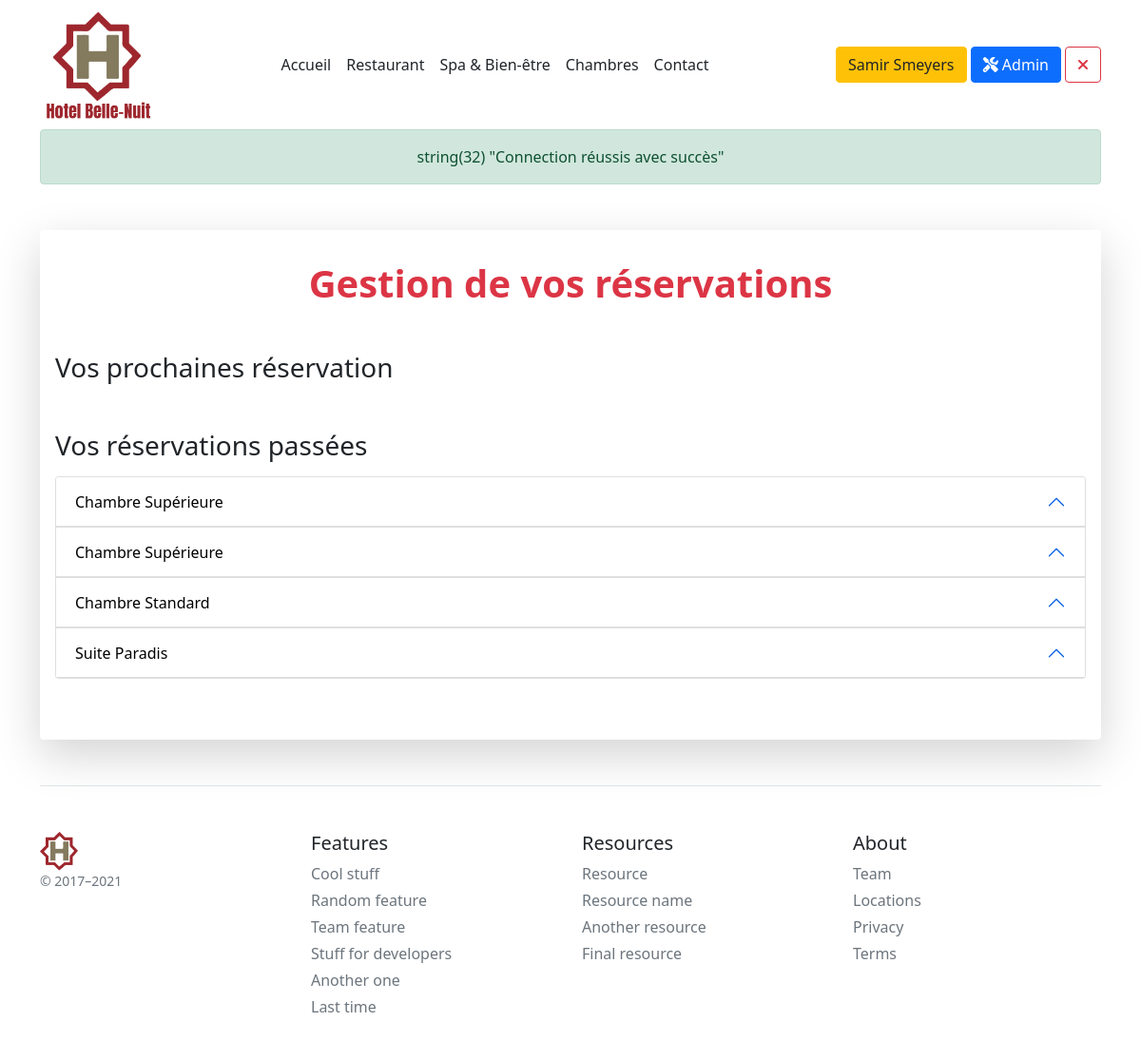
/reservationView (signed in), run on an earlier commit of the app's database.
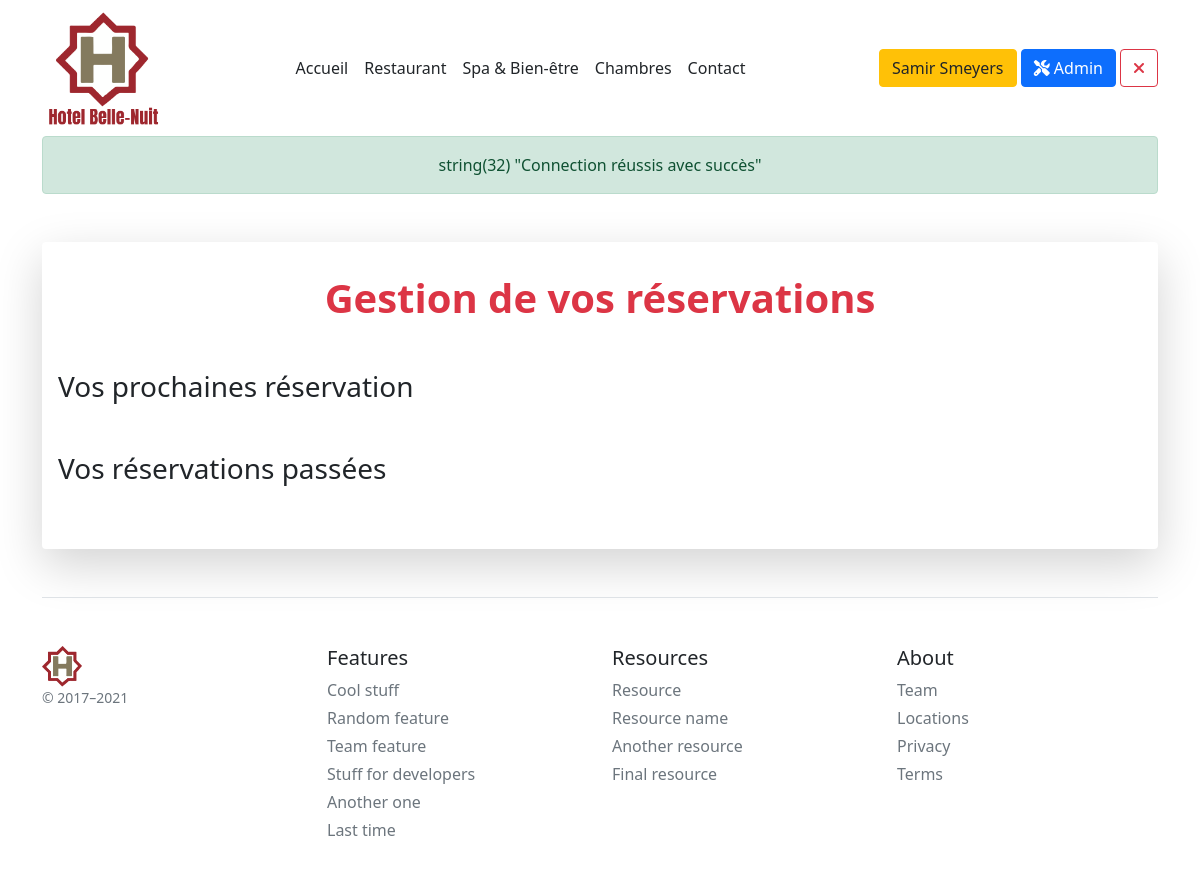
And on a later commit of the database.
### tables this page shows
CREATE TABLE `bookings` (
  `booking_id` int(11) NOT NULL,
  `id_bedroom` int(11) NOT NULL,
  `id_acc` int(11) NOT NULL,
  `cus_gender` varchar(2) NOT NULL,
  `booking_date_begin` date NOT NULL,
  `booking_arrival_time` time NOT NULL,
  `booking_date_end` date NOT NULL,
  `booking_price_total` float NOT NULL,
  `booking_comments` text NOT NULL,
  `cus_name` varchar(30) NOT NULL,
  `cus_surname` varchar(30) NOT NULL,
  `cus_address` varchar(120) NOT NULL,
  `cus_addressbox` varchar(10) NOT NULL,
  `cus_city` varchar(20) NOT NULL,
  `cus_codepostal` mediumint(9) NOT NULL,
  `cus_id_country` int(11) NOT NULL,
  `cus_phone` varchar(20) NOT NULL,
  `cus_email` varchar(255) NOT NULL,
  `booking_cancelation` tinyint(1) NOT NULL DEFAULT 0,
  `booking_validation` tinyint(1) NOT NULL DEFAULT 0
);

CREATE TABLE `bedroom` (
  `bedroom_id` int(11) NOT NULL,
  `bedroom_name` varchar(30) NOT NULL,
  `bedroom_description` text NOT NULL,
  `bedroom_bed` enum('double','twin','single') NOT NULL,
  `bedroom_priceday` int(11) NOT NULL,
  `id_roomcategory` int(11) NOT NULL
);

### models/Model.class.php (called while the page is built, shortened)
<?php
abstract class Model{
    private static $pdo;
    private static function setBdd(){
        self::$pdo = new PDO("mysql:host=localhost;dbname=hotel;charset=utf8", "root", "");
        self::$pdo->setAttribute(PDO::ATTR_ERRMODE, PDO::ERRMODE_WARNING);
    }
    protected function getBdd(){
        return self::$pdo;
    }
}

### models/FrontManager.model.php (called while the page is built, shortened)
<?php
require_once("Model.class.php");
class FrontManager extends Model
{
    public function getUpcomingReservations($accountId)
    {
        $stmt = $this->getBdd()->prepare('SELECT bookings.booking_id, bedroom.bedroom_name, bookings.booking_date_begin, bookings.booking_date_end, bookings.booking_arrival_time, bookings.booking_price_total, bookings.booking_validation, bookings.booking_cancelation
        FROM bookings
        INNER JOIN bedroom ON bookings.id_bedroom = bedroom.bedroom_id
        WHERE bookings.id_acc = :accountId AND bookings.booking_date_begin > CURDATE() AND bookings.booking_cancelation = 0');
        $stmt->bindValue(':accountId', $accountId, PDO::PARAM_INT);
        $stmt->execute();
        $upcomingReservations = $stmt->fetchAll(PDO::FETCH_ASSOC);
        return $upcomingReservations;
    }
    public function getPastReservations($accountId)
    {
        $stmt = $this->getBdd()->prepare('SELECT bookings.booking_id, bedroom.bedroom_name, bookings.booking_date_begin, bookings.booking_date_end, bookings.booking_arrival_time, bookings.booking_price_total, bookings.booking_validation, bookings.booking_cancelation
        FROM bookings
        INNER JOIN bedroom ON bookings.id_bedroom = bedroom.bedroom_id
        WHERE bookings.id_acc = :accountId AND (bookings.booking_date_begin < CURDATE() OR bookings.booking_cancelation = 1)');
        $stmt->bindValue(':accountId', $accountId, PDO::PARAM_INT);
        $stmt->execute();
        $pastReservations = $stmt->fetchAll(PDO::FETCH_ASSOC);
        return $pastReservations;
    }
}

### views/main/back/profilReservation.view.php (the view, shortened to what this page needs)
<div class="container-fluid shadow-lg p-3 mb-5 mt-5 bg-body rounded mx-auto">
    <h1 class="text-center my-3 text-danger fw-bolder mb-5">Gestion de vos réservations</h1>
    <div class="mb-5">
        <h3 class="mb-3">Vos prochaines réservation</h3>
    </div>
    <div>
        <h3 class="mb-3">Vos réservations passées</h3>
        <div class="accordion mb-5" id="pastReservationsAccordion">
            <?php foreach ($pastReservations as $reservation) { ?>
                <div class="accordion-item">
                    <h3 class="accordion-header" id="reservationHeading<?= $reservation['booking_id'] ?>">
                        <button class="accordion-button" type="button" data-bs-toggle="collapse" data-bs-target="#collapse<?= $reservation['booking_id'] ?>" aria-expanded="true" aria-controls="collapse<?= $reservation['booking_id'] ?>" data-bs-parent="#pastReservationsAccordion">
                            <?= $reservation['bedroom_name'] ?>
                        </button>
                    </h3>
                </div>
            <?php } ?>
        </div>
    </div>
</div>

What changed in the data, as far as the page shows it:
removed bookings: id_bedroom.bedroom_name "Chambre Supérieure"
removed bookings: id_bedroom.bedroom_name "Chambre Supérieure"
removed bookings: id_bedroom.bedroom_name "Chambre Standard"
removed bookings: id_bedroom.bedroom_name "Suite Paradis"
